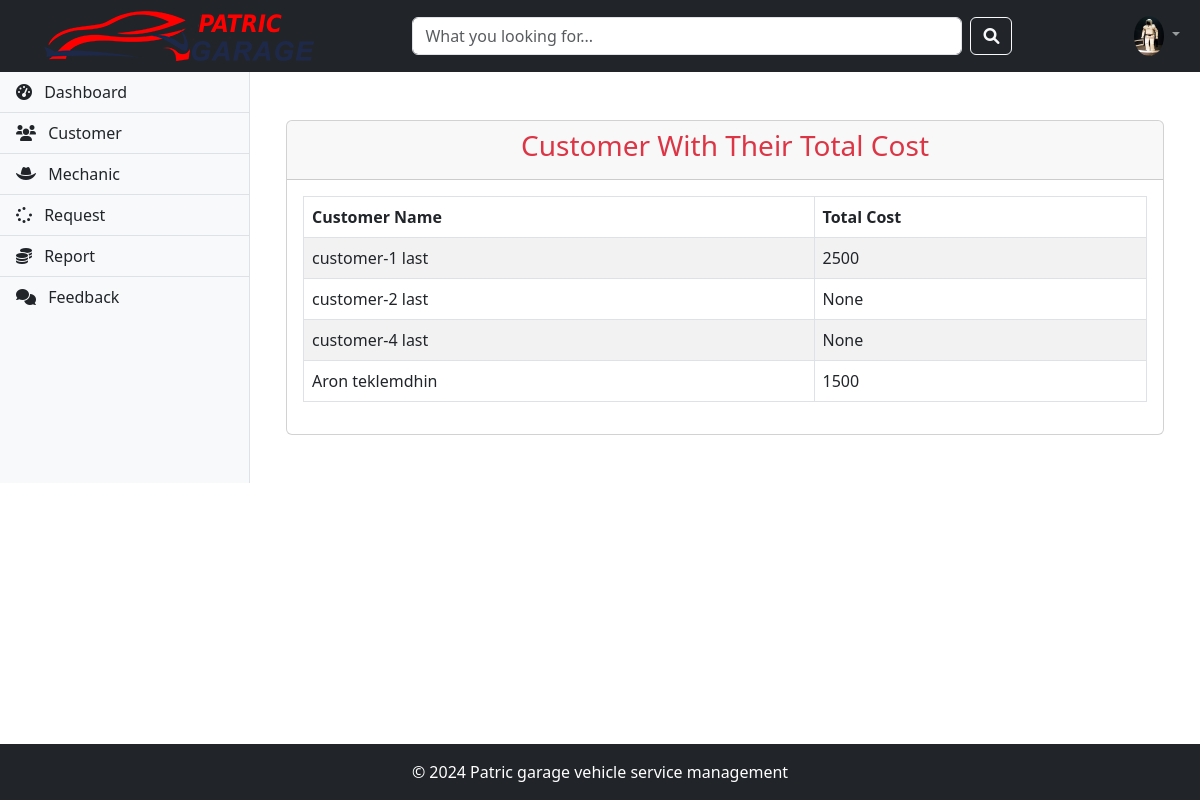
/admin-view-customer-invoice (signed in), run on the app's committed database.
### vehicle/models.py (models this page shows, shortened)
class Customer(models.Model):
    user = models.OneToOneField(User, on_delete=models.CASCADE)
    address = models.CharField(max_length=500)
    mobile = models.CharField(max_length=20)
    profile_pic = models.ImageField(upload_to='profile_pic/CustomerProfilePic/', null=True, blank=True)

### vehicle/views.py (the view)
# urls.py: path('admin-view-customer-invoice', views.admin_view_customer_invoice_view,name='admin-view-customer-invoice'),
@login_required(login_url='adminlogin')
def admin_view_customer_invoice_view(request):
    enquiry=models.Request.objects.values('customer_id').annotate(Sum('cost'))
    print(enquiry)
    customers=[]
    for enq in enquiry:
        print(enq)
        customer=models.Customer.objects.get(id=enq['customer_id'])
        customers.append(customer)
    return render(request,'vehicle/admin_view_customer_invoice.html',{'data':zip(customers,enquiry)})

### vehicle/templates/vehicle/admin_view_customer_invoice.html
{% extends 'vehicle/adminbase.html' %}
{% block content %}
<div class="container my-4">
    <div class="row">
        <div class="col-12">
            <div class="card">
                <div class="card-header">
                    <h3 class="text-danger text-center">Customer With Their Total Cost</h3>
                </div>
                <div class="card-body">
                    <table class="table table-striped table-bordered">
                        <thead>
                            <tr>
                                <th>Customer Name</th>
                                <th>Total Cost</th>
                            </tr>
                        </thead>
                        <tbody>
                            {% for customer, total_cost in data %}
                            <tr>
                                <td>{{ customer.user.first_name }} {{ customer.user.last_name }}</td>
                                <td>{{ total_cost.cost__sum }}</td>
                            </tr>
                            {% empty %}
                            <tr>
                                <td colspan="2" class="text-center">No data available.</td>
                            </tr>
                            {% endfor %}
                        </tbody>
                    </table>
                </div>
            </div>
        </div>
    </div>
</div>
{% endblock content %}

### data on the page
Customer: user.first_name "customer-1", user.last_name "last", cost__sum "2500"
Customer: user.first_name "customer-2", user.last_name "last", cost__sum "None"
Customer: user.first_name "customer-4", user.last_name "last", cost__sum "None"
Customer: user.first_name "Aron", user.last_name "teklemdhin", cost__sum "1500"
